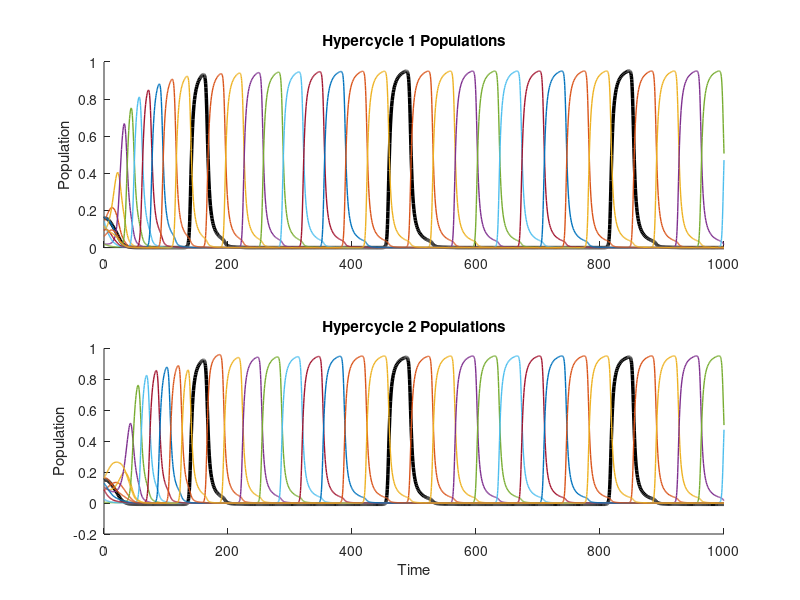

Recreate this plot in MATLAB. (Note: this script raises an error after producing the figure.)
function hcPhaseLock_shared

N = 10;  % number of species per hypercycle
phi0 = 0.0005;

% Generate initial conditions
x1 = rand(N,1); x1 = x1 / sum(x1);
x2 = rand(N,1); x2 = x2 / sum(x2);

% Force x^0 = y^0 at initial time
x2(1) = x1(1);
x2 = x2 / sum(x2);

x0 = [x1; x2];
p = 1;
noise = 0;

% Create randomized hypercycle interaction matrices
A1 = zeros(N,N);
A2 = zeros(N,N);

for i = 2:N
    A1(i,i-1) = p * (1 + 2*noise*(rand-0.5));
    A2(i,i-1) = p * (1 + 2*noise*(rand-0.5));
end
A1(1,N) = p * (1 + 2*noise*(rand-0.5));
A2(1,N) = p * (1 + 2*noise*(rand-0.5));


% Solve ODEs
tspan = [0 1000];
[t,x] = ode45(@dynamics, tspan, x0);

% Plot populations
figure(1); clf;
subplot(2,1,1);
hold on;
for i = 1:N
    if i == 1
        plot(t, x(:,i), 'LineWidth', 2.5, 'Color', [0,0,0]); % orange for shared species
    else
        plot(t, x(:,i), 'LineWidth', 1);
    end
end
title('Hypercycle 1 Populations'); ylabel('Population');
hold off;

subplot(2,1,2);
hold on;
for i = 1:N
    if i == 1
        plot(t, x(:,N+i), 'LineWidth', 2.5, 'Color', [0,0,0]); % orange for shared species
    else
        plot(t, x(:,N+i), 'LineWidth', 1);
    end
end
title('Hypercycle 2 Populations'); ylabel('Population'); xlabel('Time');
hold off;

% Compute phases
u = exp(2i*pi*(0:N-1)/N); % u_a = exp(2pi i (a-1)/N)
x1_complex = x(:,1:N) * u.';
x2_complex = x(:,N+1:end) * u.';

theta1 = angle(x1_complex);
theta2 = angle(x2_complex);

% Plot phase difference
figure(2); clf;
plot(t, abs(wrapToPi(theta1 - theta2)), 'k');
xlabel('Time'); ylabel('|\theta_1 - \theta_2|');
title('Phase Difference');

% Plot population differences
figure(3); clf;
hold on;
for i = 1:N
    if i == 1
        plot(t, abs(x(:,i) - x(:,N+i)), 'LineWidth', 2.5, 'Color', [0.8500 0.3250 0.0980]); % orange for shared species
    else
        plot(t, abs(x(:,i) - x(:,N+i)), 'LineWidth', 1);
    end
end
xlabel('Time'); ylabel('|x1 - x2|');
title('Population Differences');
hold off;

    function dxdt = dynamics(t, y)
        x1 = y(1:N);
        y1 = y(N+1:end);

        % Enforce x^0 = y^0
        y1(1) = x1(1);

        f1 = A1 * x1;
        f2 = A2 * y1;

        phi1 = phi0 + x1' * f1;
        phi2 = phi0 + y1' * f2;

        dx1 = x1 .* (f1 - phi1);
        dy1 = y1 .* (f2 - phi2);

        % Enforce derivative consistency for species 1
        dy1(1) = dx1(1);

        dxdt = [dx1; dy1];
    end

end
